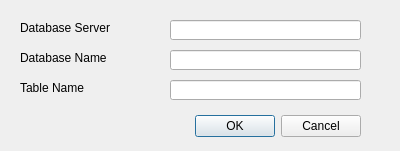
<?xml version="1.0" encoding="UTF-8"?>
<ui version="4.0">
 <class>SiliconSaberDialogBase</class>
 <widget class="QDialog" name="SiliconSaberDialogBase">
  <property name="geometry">
   <rect>
    <x>0</x>
    <y>0</y>
    <width>400</width>
    <height>151</height>
   </rect>
  </property>
  <property name="windowTitle">
   <string>SiliconSaber</string>
  </property>
  <widget class="QDialogButtonBox" name="button_box">
   <property name="geometry">
    <rect>
     <x>20</x>
     <y>110</y>
     <width>341</width>
     <height>32</height>
    </rect>
   </property>
   <property name="orientation">
    <enum>Qt::Horizontal</enum>
   </property>
   <property name="standardButtons">
    <set>QDialogButtonBox::Cancel|QDialogButtonBox::Ok</set>
   </property>
  </widget>
  <widget class="QLineEdit" name="dbServer">
   <property name="geometry">
    <rect>
     <x>170</x>
     <y>20</y>
     <width>191</width>
     <height>20</height>
    </rect>
   </property>
   <property name="text">
    <string/>
   </property>
  </widget>
  <widget class="QLabel" name="label_2">
   <property name="geometry">
    <rect>
     <x>20</x>
     <y>20</y>
     <width>121</width>
     <height>16</height>
    </rect>
   </property>
   <property name="text">
    <string>Database Server</string>
   </property>
  </widget>
  <widget class="QLineEdit" name="dbName">
   <property name="geometry">
    <rect>
     <x>170</x>
     <y>50</y>
     <width>191</width>
     <height>20</height>
    </rect>
   </property>
  </widget>
  <widget class="QLabel" name="label_3">
   <property name="geometry">
    <rect>
     <x>20</x>
     <y>50</y>
     <width>121</width>
     <height>16</height>
    </rect>
   </property>
   <property name="text">
    <string>Database Name</string>
   </property>
  </widget>
  <widget class="QLabel" name="label_4">
   <property name="geometry">
    <rect>
     <x>20</x>
     <y>80</y>
     <width>121</width>
     <height>16</height>
    </rect>
   </property>
   <property name="text">
    <string>Table Name</string>
   </property>
  </widget>
  <widget class="QLineEdit" name="tableName">
   <property name="geometry">
    <rect>
     <x>170</x>
     <y>80</y>
     <width>191</width>
     <height>20</height>
    </rect>
   </property>
  </widget>
 </widget>
 <resources/>
 <connections>
  <connection>
   <sender>button_box</sender>
   <signal>accepted()</signal>
   <receiver>SiliconSaberDialogBase</receiver>
   <slot>accept()</slot>
   <hints>
    <hint type="sourcelabel">
     <x>20</x>
     <y>20</y>
    </hint>
    <hint type="destinationlabel">
     <x>20</x>
     <y>20</y>
    </hint>
   </hints>
  </connection>
  <connection>
   <sender>button_box</sender>
   <signal>rejected()</signal>
   <receiver>SiliconSaberDialogBase</receiver>
   <slot>reject()</slot>
   <hints>
    <hint type="sourcelabel">
     <x>20</x>
     <y>20</y>
    </hint>
    <hint type="destinationlabel">
     <x>20</x>
     <y>20</y>
    </hint>
   </hints>
  </connection>
 </connections>
</ui>
